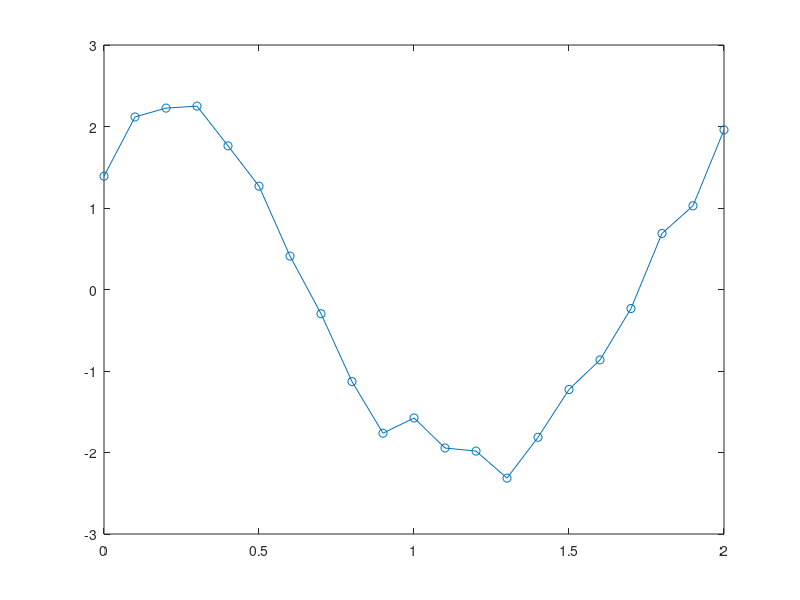

The MATLAB script that drew this image: (Note: this script raises an error after producing the figure.)

close all;

for i=1:5
    
    c = [ 2 3 1 0.1] + 0.4*randn(1,4);
    c(4) = 0.3;
    
    disp(c)
    
    t = 0:0.1:2;
    y =  c(1)*sin( c(2)*t +c(3) ) + normrnd(0,c(4),1,length(t));

    p = plot(t,y,'-o');
    p.MarkerFaceColor = p.Color;
    p.MarkerSize = 6;
    grid on
    hold on
    
    ax = gca;
    ax.FontSize = 16;
    
    file_name = sprintf('%03d.dat',i);
    dlmwrite( file_name, [t' y'], '\t');
    
end

saveas(gcf,'data.eps','epsc')
